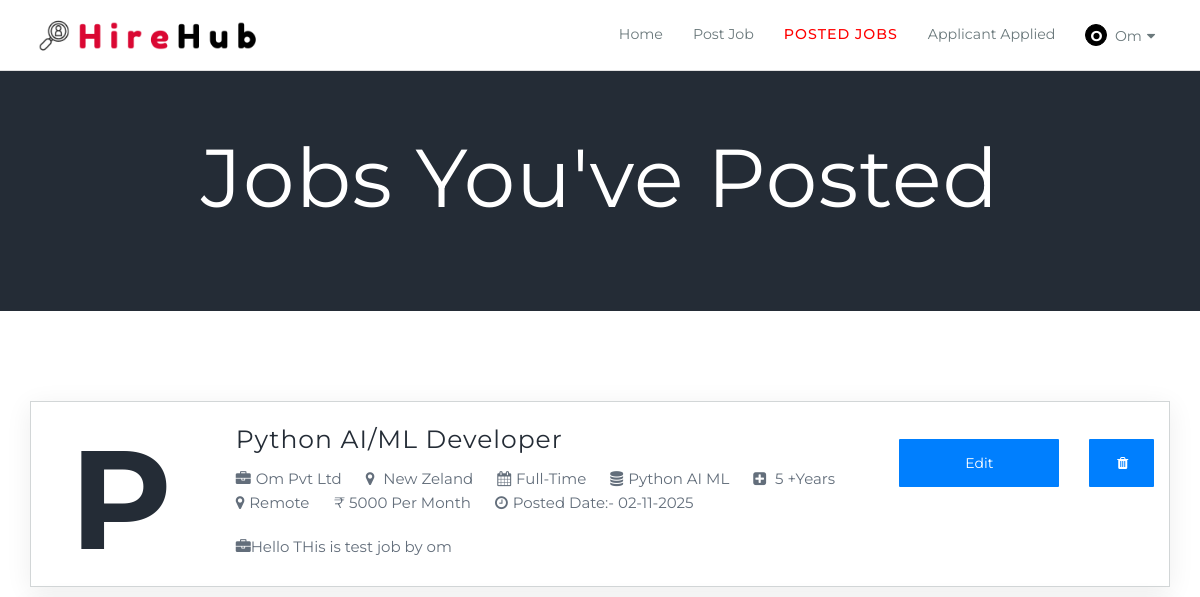
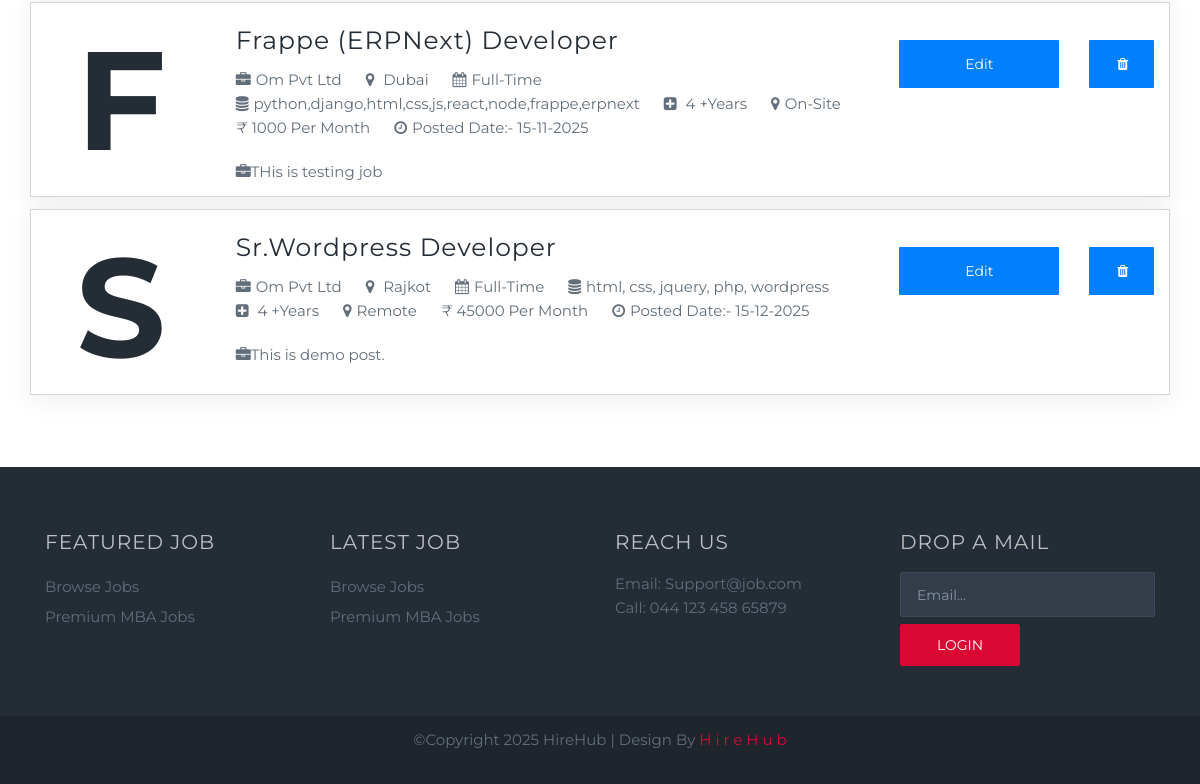
The page /company_show_all_jobs (signed in) on the database as committed earlier (2 pictures, top to bottom).
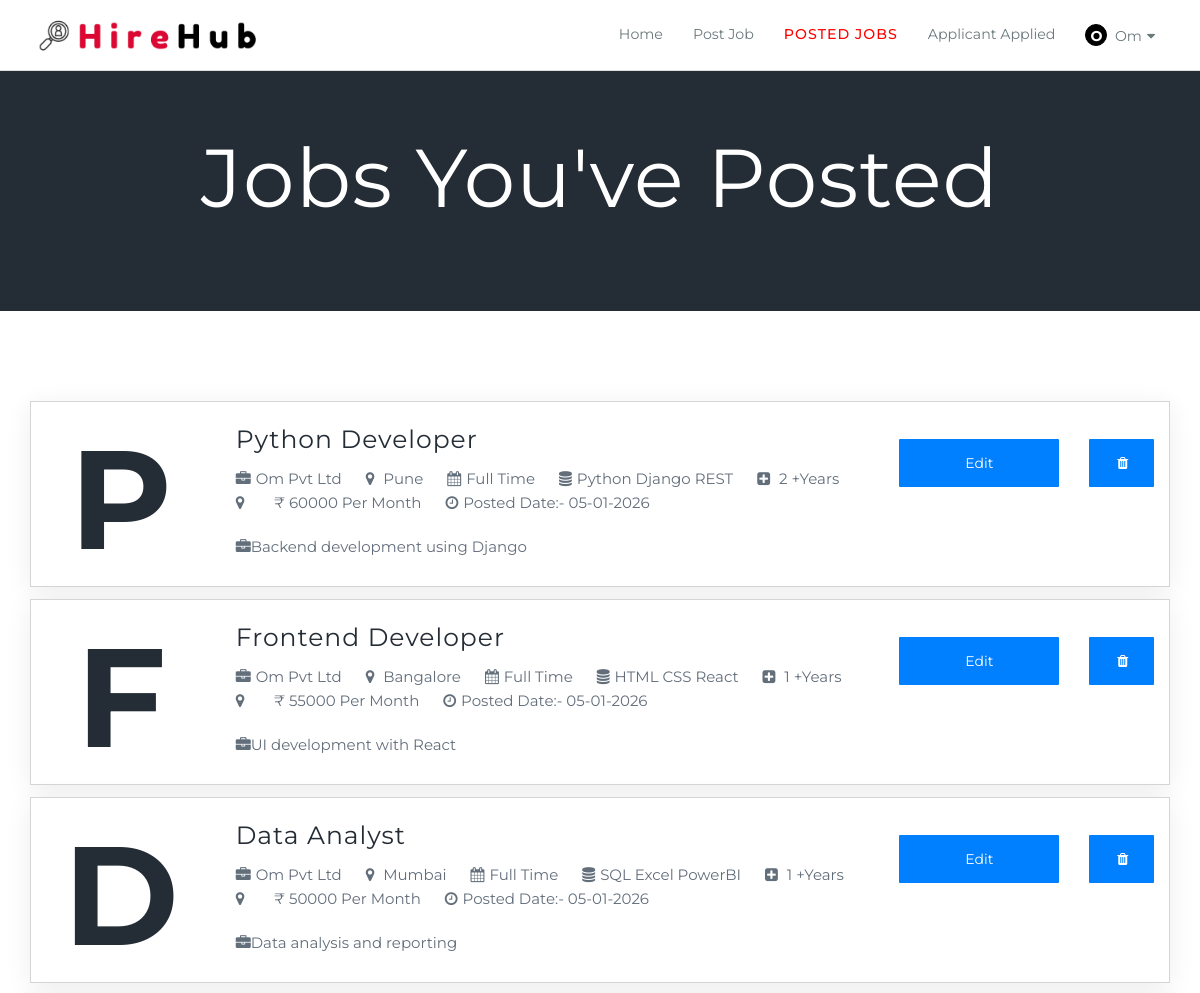
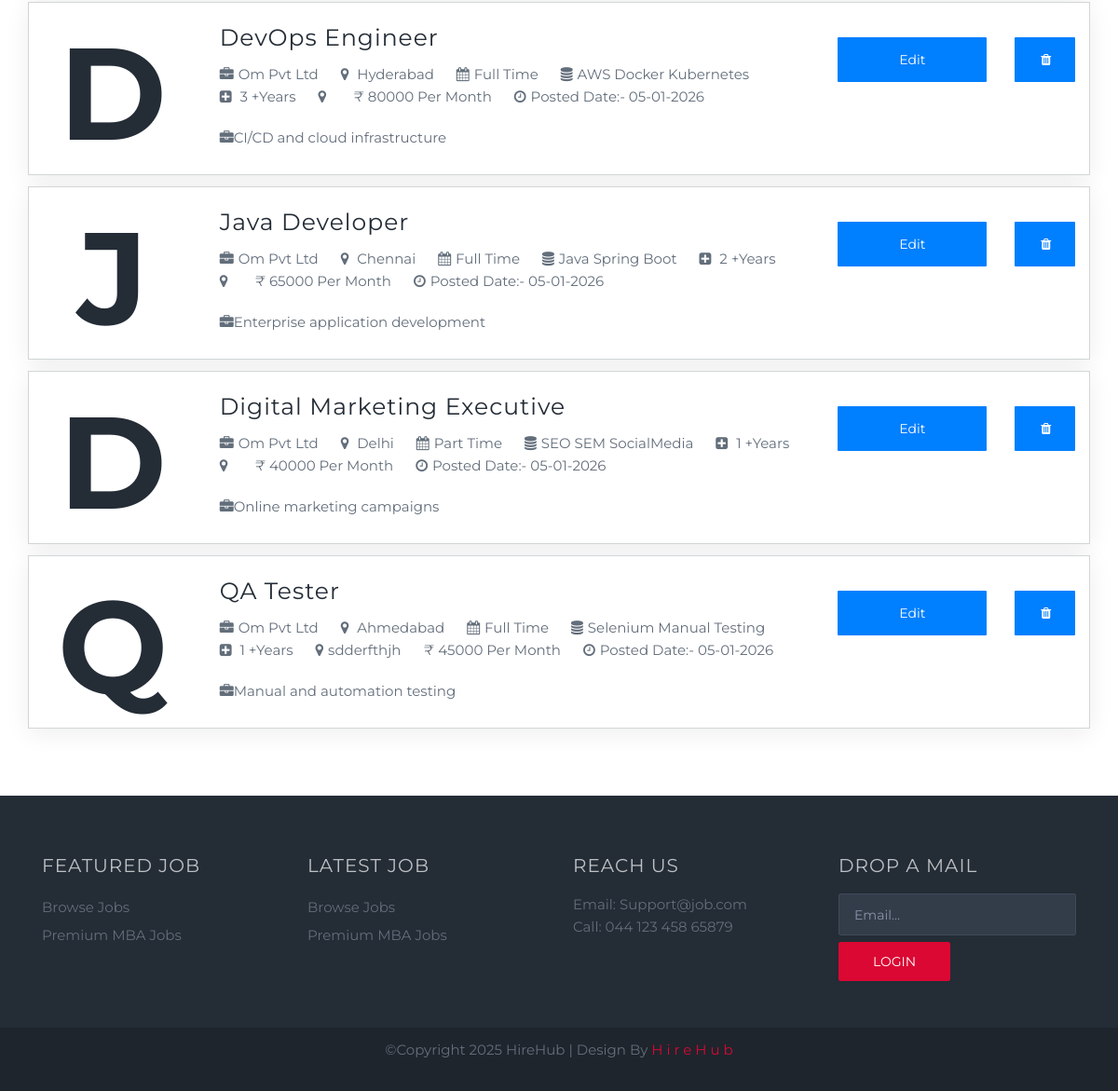
The same page on the database as committed later (2 pictures, top to bottom).
### hirehubapp/models.py (models this page shows, shortened)
class PostJob(models.Model):
    job_id = models.CharField(max_length=20,null=False)
    company_name = models.CharField(max_length=100, null=False)
    title = models.CharField(max_length=255)
    city = models.CharField(max_length=100)
    description = models.TextField(max_length=100)
    salary = models.IntegerField(null=False)
    jobtype = models.CharField(max_length=20)
    posted_at = models.DateTimeField(default=timezone.now)
    skills = models.CharField(max_length=100)
    experience = models.IntegerField(default=0)
    category = models.CharField(max_length=100)

### hirehubapp/views.py (the view)
# urls.py: path("company_show_all_jobs", views.company_show_all_jobs, name="company_show_all_jobs"),
def company_show_all_jobs(request):
    user = None
    if 'email' in request.session:
        user=User.objects.get(email=request.session['email'])
    jobs=PostJob.objects.filter(company_name=user)
    return render(request, "company/company_show_all_jobs.html", {'jobs': jobs})

### hirehubapp/models.py (called while the page is built)
    def __str__(self):
    	return self.fname+" "+self.lname

### hirehubapp/templates/company/company_show_all_jobs.html
{% extends 'company/base.html' %}
{% block content %}
		<section class="inner-banner" style="backend:#242c36 url(https://via.placeholder.com/1920x600)no-repeat;">
			<div class="container">
				<div class="caption">
					<h2>Jobs You've Posted</h2>
				</div>
			</div>
		</section>
			<section class="jobs">
			<div class="container">
				<div class="companies">
					  {% for jobs in jobs %}
					<div class="company-list">
						<div class="row">
							<div class="col-md-2 col-sm-2">
								<div class="company-logo"style="width: 150px; height: 150px; color: #242c36; font-weight: bold; text-align: center; line-height: 150px; border-radius: 50%; display: inline-block; font-size: 140px; margin-top: 10px;">
								    {{ jobs.title|slice:":1"|upper }}
								</div>
							</div>
							<div class="col-md-7 col-sm-7">
								<div class="company-content">
									<h3>{{ jobs.title }}</h3>
									<p><span class="company-name"><i class="fa fa-briefcase"></i>{{ jobs.company_name }}</span>
										<span class="company-location"><i class="fa fa-map-marker"></i> {{ jobs.city }}</span>
										<span class="company-name"><i class="fa fa-calendar"></i>{{ jobs.jobtype }}</span>
										<span class="company-name"><i class="fa fa-database"></i>{{ jobs.skills }}</span>
										<span class="company-location"><i class="fa fa-plus-square"></i> {{ jobs.experience}} +Years</span>
										<span class="company-name"><i class="fa fa-map-marker"></i>{{ jobs.category }}</span>
										<span class="package"><i>₹</i>{{ jobs.salary }} Per Month</span>
										<span class="package"><i class="fa fa-clock-o"></i>Posted Date:- {{ jobs.posted_at|date:"d-m-Y" }}</span></p>
										<span class="company-name"><i class="fa fa-briefcase"></i>{{ jobs.description }}</span>
								</div>
							</div>
							<div class="col-md-2 col-sm-2">
								    <a class="btn view-job" href="{% url 'edit_job' jobs.pk  %}">Edit</a>
							</div>
							<div class="col-md-1 col-sm-1">
									<a href="{% url 'delete_job' jobs.pk %}" class="btn view-job" onclick="return confirm('Are you sure you want to delete this job?');">
									<i class="fa fa-trash"></i></a>
							</div>
						</div>
					</div>
					  {% endfor %}
				</div>
			</div>
		</section>
{% endblock %}

Rows that differ between the two databases and show on the page:
removed PostJob: title "P", title "Python AI/ML Developer", company_name "Om Pvt Ltd", city "New Zeland", jobtype "Full-Time", skills "Python AI ML", experience "5", category "Remote", salary "5000", posted_at "02-11-2025", description "Hello THis is test job by om"
removed PostJob: title "F", title "Frappe (ERPNext) Developer", company_name "Om Pvt Ltd", city "Dubai", jobtype "Full-Time", skills "python,django,html,css,js,react,node,frappe,erpnext", experience "4", category "On-Site", salary "1000", posted_at "15-11-2025", description "THis is testing job"
removed PostJob: title "S", title "Sr.Wordpress Developer", company_name "Om Pvt Ltd", city "Rajkot", jobtype "Full-Time", skills "html, css, jquery, php, wordpress", experience "4", category "Remote", salary "45000", posted_at "15-12-2025", description "This is demo post."
added PostJob: title "P", title "Python Developer", company_name "Om Pvt Ltd", city "Pune", jobtype "Full Time", skills "Python Django REST", experience "2", salary "60000", posted_at "05-01-2026", description "Backend development using Django"
added PostJob: title "F", title "Frontend Developer", company_name "Om Pvt Ltd", city "Bangalore", jobtype "Full Time", skills "HTML CSS React", experience "1", salary "55000", posted_at "05-01-2026", description "UI development with React"
added PostJob: title "D", title "Data Analyst", company_name "Om Pvt Ltd", city "Mumbai", jobtype "Full Time", skills "SQL Excel PowerBI", experience "1", salary "50000", posted_at "05-01-2026", description "Data analysis and reporting"
added PostJob: title "D", title "DevOps Engineer", company_name "Om Pvt Ltd", city "Hyderabad", jobtype "Full Time", skills "AWS Docker Kubernetes", experience "3", salary "80000", posted_at "05-01-2026", description "CI/CD and cloud infrastructure"
added PostJob: title "J", title "Java Developer", company_name "Om Pvt Ltd", city "Chennai", jobtype "Full Time", skills "Java Spring Boot", experience "2", salary "65000", posted_at "05-01-2026", description "Enterprise application development"
added PostJob: title "D", title "Digital Marketing Executive", company_name "Om Pvt Ltd", city "Delhi", jobtype "Part Time", skills "SEO SEM SocialMedia", experience "1", salary "40000", posted_at "05-01-2026", description "Online marketing campaigns"
added PostJob: title "Q", title "QA Tester", company_name "Om Pvt Ltd", city "Ahmedabad", jobtype "Full Time", skills "Selenium Manual Testing", experience "1", category "sdderfthjh", salary "45000", posted_at "05-01-2026", description "Manual and automation testing"
